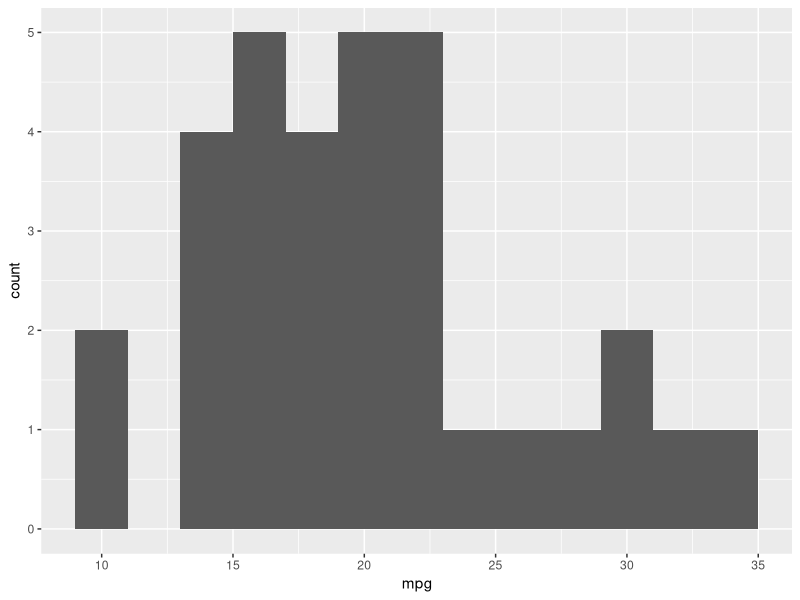

R code for this plot:
library(tidyverse)

data(mtcars)

mtcars %>%
  ggplot(aes(x = mpg)) +
  stat_bin(binwidth = 2)
  geom_histogram()
           
